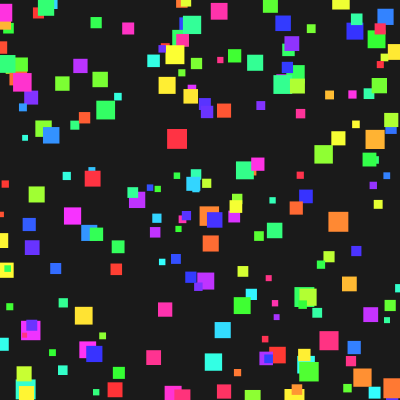
Frame 1 (no input)
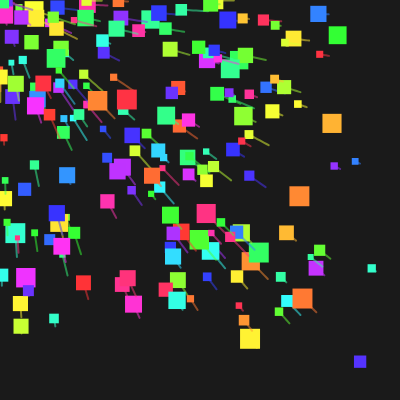
Frame 60 (no input)
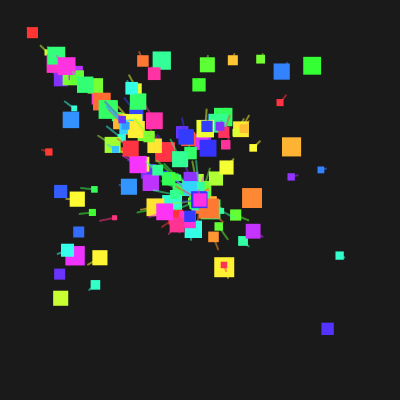
Frame 120 (the mouse pressed at the canvas centre since frame 60)

The p5.js sketch that drew these frames (run headless with seeded random() and noise() and a simulated clock; from frame 60 on, the mouse is pressed at the canvas centre):

// p5.js sketch
// ── sketch.js
let shapes = [];

function setup() {
  createCanvas(400, 400);
  colorMode(HSB, 360, 100, 100, 1);
  
  // Create many pixelated shapes
  for (let i = 0; i < 200; i++) {
    shapes.push({
      x: random(width),
      y: random(height),
      size: random(5, 20),
      speed: random(0.5, 3),
      hue: random(360),
      trail: []
    });
  }
}

function draw() {
  background(0, 0, 10); // Dark background with low opacity for trail fading

  let mouse = { x: mouseX, y: mouseY };

  for (let shape of shapes) {
    // Move towards mouse
    let dx = mouse.x - shape.x;
    let dy = mouse.y - shape.y;
    let dist = Math.sqrt(dx * dx + dy * dy);
    
    if (dist > 0) {
      shape.x += (dx / dist) * shape.speed;
      shape.y += (dy / dist) * shape.speed;
    }

    // Add current position to trail
    shape.trail.push({ x: shape.x, y: shape.y });
    if (shape.trail.length > 10) {
      shape.trail.shift();
    }

    // Draw trail
    noFill();
    stroke(shape.hue, 80, 100, 0.5);
    strokeWeight(2);
    beginShape();
    for (let p of shape.trail) {
      vertex(p.x, p.y);
    }
    endShape();

    // Draw shape itself
    fill(shape.hue, 80, 100);
    noStroke();
    rectMode(CENTER);
    rect(shape.x, shape.y, shape.size, shape.size);
  }
}
